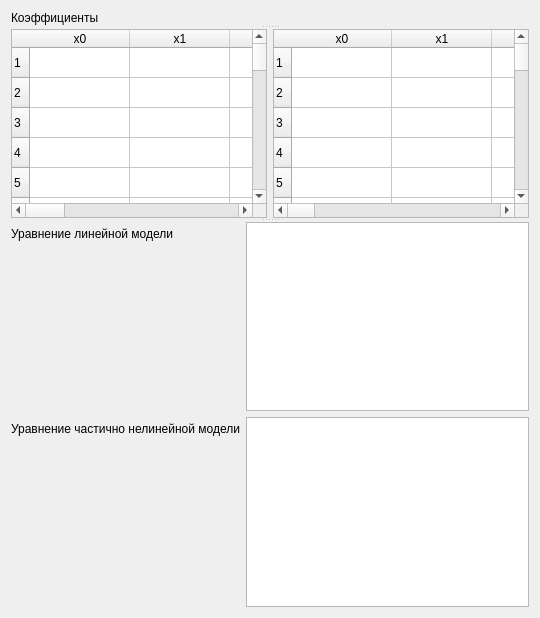
      <widget class="QWidget" name="tab_4">
       <attribute name="title">
        <string>ДФЭ</string>
       </attribute>
       <layout class="QGridLayout" name="gridLayout_18">
        <item row="0" column="0">
         <widget class="QSplitter" name="splitter_2">
          <property name="orientation">
           <enum>Qt::Vertical</enum>
          </property>
          <property name="childrenCollapsible">
           <bool>false</bool>
          </property>
          <widget class="QWidget" name="layoutWidget">
           <layout class="QGridLayout" name="gridLayout_15">
            <item row="0" column="0">
             <widget class="QLabel" name="label_35">
              <property name="text">
               <string>Коэффициенты</string>
              </property>
             </widget>
            </item>
           </layout>
          </widget>
          <widget class="QWidget" name="layoutWidget_2">
           <layout class="QHBoxLayout" name="horizontalLayout_2">
            <item>
             <widget class="QTableWidget" name="tableWidget_3">
              <property name="sizePolicy">
               <sizepolicy hsizetype="Expanding" vsizetype="Expanding">
                <horstretch>0</horstretch>
                <verstretch>1</verstretch>
               </sizepolicy>
              </property>
              <row>
               <property name="text">
                <string>1</string>
               </property>
              </row>
              <row>
               <property name="text">
                <string>2</string>
               </property>
              </row>
              <row>
               <property name="text">
                <string>3</string>
               </property>
              </row>
              <row>
               <property name="text">
                <string>4</string>
               </property>
              </row>
              <row>
               <property name="text">
                <string>5</string>
               </property>
              </row>
              <row>
               <property name="text">
                <string>6</string>
               </property>
              </row>
              <row>
               <property name="text">
                <string>7</string>
               </property>
              </row>
              <row>
               <property name="text">
                <string>8</string>
               </property>
              </row>
              <row>
               <property name="text">
                <string>9</string>
               </property>
              </row>
              <row>
               <property name="text">
                <string>10</string>
               </property>
              </row>
              <row>
               <property name="text">
                <string>11</string>
               </property>
              </row>
              <row>
               <property name="text">
                <string>12</string>
               </property>
              </row>
              <row>
               <property name="text">
                <string>13</string>
               </property>
              </row>
              <row>
               <property name="text">
                <string>14</string>
               </property>
              </row>
              <row>
               <property name="text">
                <string>15</string>
               </property>
              </row>
              <row>
               <property name="text">
                <string>16</string>
               </property>
              </row>
              <row>
               <property name="text">
                <string>17</string>
               </property>
              </row>
              <row>
               <property name="text">
                <string>18</string>
               </property>
              </row>
              <row>
               <property name="text">
                <string>19</string>
               </property>
              </row>
              <row>
               <property name="text">
                <string>20</string>
               </property>
              </row>
              <row>
               <property name="text">
                <string>21</string>
               </property>
              </row>
              <row>
               <property name="text">
                <string>22</string>
               </property>
              </row>
              <row>
               <property name="text">
                <string>23</string>
               </property>
              </row>
              <row>
               <property name="text">
                <string>24</string>
               </property>
              </row>
              <row>
               <property name="text">
                <string>25</string>
               </property>
              </row>
              <row>
               <property name="text">
                <string>26</string>
               </property>
              </row>
              <row>
               <property name="text">
                <string>27</string>
               </property>
              </row>
              <row>
               <property name="text">
                <string>28</string>
               </property>
              </row>
              <row>
               <property name="text">
                <string>29</string>
               </property>
              </row>
              <row>
               <property name="text">
                <string>30</string>
               </property>
              </row>
              <row>
               <property name="text">
                <string>31</string>
               </property>
              </row>
              <row>
               <property name="text">
                <string>32</string>
               </property>
              </row>
              <row>
               <property name="text">
                <string>33</string>
               </property>
              </row>
              <row>
               <property name="text">
                <string>34</string>
               </property>
              </row>
              <row>
               <property name="text">
                <string>35</string>
               </property>
              </row>
              <row>
               <property name="text">
                <string>36</string>
               </property>
              </row>
              <row>
               <property name="text">
                <string>37</string>
               </property>
              </row>
              <row>
               <property name="text">
                <string>38</string>
               </property>
              </row>
              <row>
               <property name="text">
                <string>39</string>
               </property>
              </row>
              <row>
               <property name="text">
                <string>40</string>
               </property>
              </row>
              <row>
               <property name="text">
                <string>41</string>
               </property>
              </row>
              <row>
               <property name="text">
                <string>42</string>
               </property>
              </row>
              <row>
               <property name="text">
                <string>43</string>
               </property>
              </row>
              <row>
               <property name="text">
                <string>44</string>
               </property>
              </row>
              <row>
               <property name="text">
                <string>45</string>
               </property>
              </row>
              <row>
               <property name="text">
                <string>46</string>
               </property>
              </row>
              <row>
               <property name="text">
                <string>47</string>
               </property>
              </row>
              <row>
               <property name="text">
                <string>48</string>
               </property>
              </row>
              <row>
               <property name="text">
                <string>49</string>
               </property>
              </row>
              <row>
               <property name="text">
                <string>50</string>
               </property>
              </row>
              <row>
               <property name="text">
                <string>51</string>
               </property>
              </row>
              <row>
               <property name="text">
                <string>52</string>
               </property>
              </row>
              <row>
               <property name="text">
                <string>53</string>
               </property>
              </row>
              <row>
               <property name="text">
                <string>54</string>
               </property>
              </row>
              <row>
               <property name="text">
                <string>55</string>
               </property>
              </row>
              <row>
               <property name="text">
                <string>56</string>
               </property>
              </row>
              <row>
               <property name="text">
                <string>57</string>
               </property>
              </row>
              <row>
               <property name="text">
                <string>58</string>
               </property>
              </row>
              <row>
               <property name="text">
                <string>59</string>
               </property>
              </row>
              <row>
               <property name="text">
                <string>60</string>
               </property>
              </row>
              <row>
               <property name="text">
                <string>61</string>
               </property>
              </row>
              <row>
               <property name="text">
                <string>62</string>
               </property>
              </row>
              <row>
               <property name="text">
                <string>63</string>
               </property>
              </row>
              <row>
               <property name="text">
                <string>64</string>
               </property>
              </row>
              <column>
               <property name="text">
                <string>x0</string>
               </property>
              </column>
              <column>
               <property name="text">
                <string>x1</string>
               </property>
              </column>
              <column>
               <property name="text">
                <string>x2</string>
               </property>
              </column>
              <column>
               <property name="text">
                <string>x3</string>
               </property>
              </column>
              <column>
               <property name="text">
                <string>x4</string>
               </property>
              </column>
              <column>
               <property name="text">
                <string>x5</string>
               </property>
              </column>
              <column>
               <property name="text">
                <string>x6</string>
               </property>
              </column>
              <column>
               <property name="text">
                <string>y</string>
               </property>
              </column>
              <column>
               <property name="text">
                <string>y'</string>
               </property>
              </column>
              <column>
               <property name="text">
                <string>y - y'</string>
               </property>
              </column>
              <column>
               <property name="text">
                <string>(y - y')^2</string>
               </property>
              </column>
             </widget>
            </item>
            <item>
             <widget class="QTableWidget" name="tableWidget_4">
              <row>
               <property name="text">
                <string>1</string>
               </property>
              </row>
              <row>
               <property name="text">
                <string>2</string>
               </property>
              </row>
              <row>
               <property name="text">
                <string>3</string>
               </property>
              </row>
              <row>
               <property name="text">
                <string>4</string>
               </property>
              </row>
              <row>
               <property name="text">
                <string>5</string>
               </property>
              </row>
              <row>
               <property name="text">
                <string>6</string>
               </property>
              </row>
              <row>
               <property name="text">
                <string>7</string>
               </property>
              </row>
              <row>
               <property name="text">
                <string>8</string>
               </property>
              </row>
              <row>
               <property name="text">
                <string>9</string>
               </property>
              </row>
              <row>
               <property name="text">
                <string>10</string>
               </property>
              </row>
              <row>
               <property name="text">
                <string>11</string>
               </property>
              </row>
              <row>
               <property name="text">
                <string>12</string>
               </property>
              </row>
              <row>
               <property name="text">
                <string>13</string>
               </property>
              </row>
              <row>
               <property name="text">
                <string>14</string>
               </property>
              </row>
              <row>
               <property name="text">
                <string>15</string>
               </property>
              </row>
              <row>
               <property name="text">
                <string>16</string>
               </property>
              </row>
              <row>
               <property name="text">
                <string>17</string>
               </property>
              </row>
              <row>
               <property name="text">
                <string>18</string>
               </property>
              </row>
              <row>
               <property name="text">
                <string>19</string>
               </property>
              </row>
              <row>
               <property name="text">
                <string>20</string>
               </property>
              </row>
              <row>
               <property name="text">
                <string>21</string>
               </property>
              </row>
              <row>
               <property name="text">
                <string>22</string>
               </property>
              </row>
              <row>
               <property name="text">
                <string>23</string>
               </property>
              </row>
              <row>
               <property name="text">
                <string>24</string>
               </property>
              </row>
              <row>
               <property name="text">
                <string>25</string>
               </property>
              </row>
              <row>
               <property name="text">
                <string>26</string>
               </property>
              </row>
              <row>
               <property name="text">
                <string>27</string>
               </property>
              </row>
              <row>
               <property name="text">
                <string>28</string>
               </property>
              </row>
              <row>
               <property name="text">
                <string>29</string>
               </property>
              </row>
              <row>
               <property name="text">
                <string>30</string>
               </property>
              </row>
              <row>
               <property name="text">
                <string>31</string>
               </property>
              </row>
              <row>
               <property name="text">
                <string>32</string>
               </property>
              </row>
              <row>
               <property name="text">
                <string>33</string>
               </property>
              </row>
              <row>
               <property name="text">
                <string>34</string>
               </property>
              </row>
              <row>
               <property name="text">
                <string>35</string>
               </property>
              </row>
              <row>
               <property name="text">
                <string>36</string>
               </property>
              </row>
              <row>
               <property name="text">
                <string>37</string>
               </property>
              </row>
              <row>
               <property name="text">
                <string>38</string>
               </property>
              </row>
              <row>
               <property name="text">
                <string>39</string>
               </property>
              </row>
              <row>
               <property name="text">
                <string>40</string>
               </property>
              </row>
              <row>
               <property name="text">
                <string>41</string>
               </property>
              </row>
              <row>
               <property name="text">
                <string>42</string>
               </property>
              </row>
              <row>
               <property name="text">
                <string>43</string>
               </property>
              </row>
              <row>
               <property name="text">
                <string>44</string>
               </property>
              </row>
              <row>
               <property name="text">
                <string>45</string>
               </property>
              </row>
              <row>
               <property name="text">
                <string>46</string>
               </property>
              </row>
              <row>
               <property name="text">
                <string>47</string>
               </property>
              </row>
              <row>
               <property name="text">
                <string>48</string>
               </property>
              </row>
              <row>
               <property name="text">
                <string>49</string>
               </property>
              </row>
              <row>
               <property name="text">
                <string>50</string>
               </property>
              </row>
              <row>
               <property name="text">
                <string>51</string>
               </property>
              </row>
              <row>
               <property name="text">
                <string>52</string>
               </property>
              </row>
              <row>
               <property name="text">
                <string>53</string>
               </property>
              </row>
              <row>
               <property name="text">
                <string>54</string>
               </property>
              </row>
              <row>
               <property name="text">
                <string>55</string>
               </property>
              </row>
              <row>
               <property name="text">
                <string>56</string>
               </property>
              </row>
              <row>
               <property name="text">
                <string>57</string>
               </property>
              </row>
              <row>
               <property name="text">
                <string>58</string>
               </property>
              </row>
              <row>
               <property name="text">
                <string>59</string>
               </property>
              </row>
              <row>
               <property name="text">
                <string>60</string>
               </property>
              </row>
              <row>
               <property name="text">
                <string>61</string>
               </property>
              </row>
              <row>
               <property name="text">
                <string>62</string>
               </property>
              </row>
              <row>
               <property name="text">
                <string>63</string>
               </property>
              </row>
              <row>
               <property name="text">
                <string>64</string>
               </property>
              </row>
              <column>
               <property name="text">
                <string>x0</string>
               </property>
              </column>
              <column>
               <property name="text">
                <string>x1</string>
               </property>
              </column>
              <column>
               <property name="text">
                <string>x2</string>
               </property>
              </column>
              <column>
               <property name="text">
                <string>x3</string>
               </property>
              </column>
              <column>
               <property name="text">
                <string>x4</string>
               </property>
              </column>
              <column>
               <property name="text">
                <string>x5</string>
               </property>
              </column>
              <column>
               <property name="text">
                <string>x6</string>
               </property>
              </column>
              <column>
               <property name="text">
                <string>x12</string>
               </property>
              </column>
              <column>
               <property name="text">
                <string>x13</string>
               </property>
              </column>
              <column>
               <property name="text">
                <string>x14</string>
               </property>
              </column>
              <column>
               <property name="text">
                <string>x15</string>
               </property>
              </column>
              <column>
               <property name="text">
                <string>x16</string>
               </property>
              </column>
              <column>
               <property name="text">
                <string>x23</string>
               </property>
              </column>
              <column>
               <property name="text">
                <string>x24</string>
               </property>
              </column>
              <column>
               <property name="text">
                <string>x25</string>
               </property>
              </column>
              <column>
               <property name="text">
                <string>x26</string>
               </property>
              </column>
              <column>
               <property name="text">
                <string>x34</string>
               </property>
              </column>
              <column>
               <property name="text">
                <string>x35</string>
               </property>
              </column>
              <column>
               <property name="text">
                <string>x36</string>
               </property>
              </column>
              <column>
               <property name="text">
                <string>x45</string>
               </property>
              </column>
              <column>
               <property name="text">
                <string>x46</string>
               </property>
              </column>
              <column>
               <property name="text">
                <string>x56</string>
               </property>
              </column>
              <column>
               <property name="text">
                <string>y</string>
               </property>
              </column>
              <column>
               <property name="text">
                <string>y'</string>
               </property>
              </column>
              <column>
               <property name="text">
                <string>y - y'</string>
               </property>
              </column>
              <column>
               <property name="text">
                <string>(y - y')^2</string>
               </property>
              </column>
             </widget>
            </item>
           </layout>
          </widget>
          <widget class="QWidget" name="layoutWidget_3">
           <layout class="QFormLayout" name="formLayout_3">
            <property name="sizeConstraint">
             <enum>QLayout::SetMinimumSize</enum>
            </property>
            <item row="0" column="0">
             <widget class="QLabel" name="label_45">
              <property name="text">
               <string>Уравнение линейной модели</string>
              </property>
             </widget>
            </item>
            <item row="0" column="1">
             <widget class="QPlainTextEdit" name="plainTextEdit_3">
              <property name="sizePolicy">
               <sizepolicy hsizetype="Expanding" vsizetype="Preferred">
                <horstretch>0</horstretch>
                <verstretch>0</verstretch>
               </sizepolicy>
              </property>
              <property name="readOnly">
               <bool>true</bool>
              </property>
             </widget>
            </item>
            <item row="1" column="0">
             <widget class="QLabel" name="label_46">
              <property name="text">
               <string>Уравнение частично нелинейной модели</string>
              </property>
             </widget>
            </item>
            <item row="1" column="1">
             <widget class="QPlainTextEdit" name="plainTextEdit_4">
              <property name="sizePolicy">
               <sizepolicy hsizetype="Expanding" vsizetype="Preferred">
                <horstretch>0</horstretch>
                <verstretch>0</verstretch>
               </sizepolicy>
              </property>
              <property name="readOnly">
               <bool>true</bool>
              </property>
             </widget>
            </item>
           </layout>
          </widget>
         </widget>
        </item>
       </layout>
      </widget>
